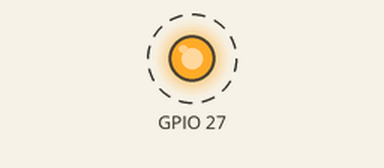
Bench run of a program on a simulated Raspberry Pi (BCM pin numbers). Parts: output pins drawn as LEDs (lit = HIGH). Dashed ring = blinking.

Above: at 0.5 s.
Timing chart, 0 to 4.6 s (numbered marks = the images above):
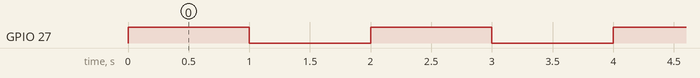

Measured:
- by itself, GPIO 27: alternates HIGH for 1.0 s and LOW for 1.0 s

The program:

led.py
```python
import RPi.GPIO as GPIO
import time

GPIO.setmode(GPIO.BCM)
GPIO.setup(27,GPIO.OUT)
GPIO.setwarnings(False)

try:
    while True:
        GPIO.output(27,GPIO.HIGH)
        time.sleep(1)
        GPIO.output(27,GPIO.LOW)
        time.sleep(1)
except:

     print("except")
```
